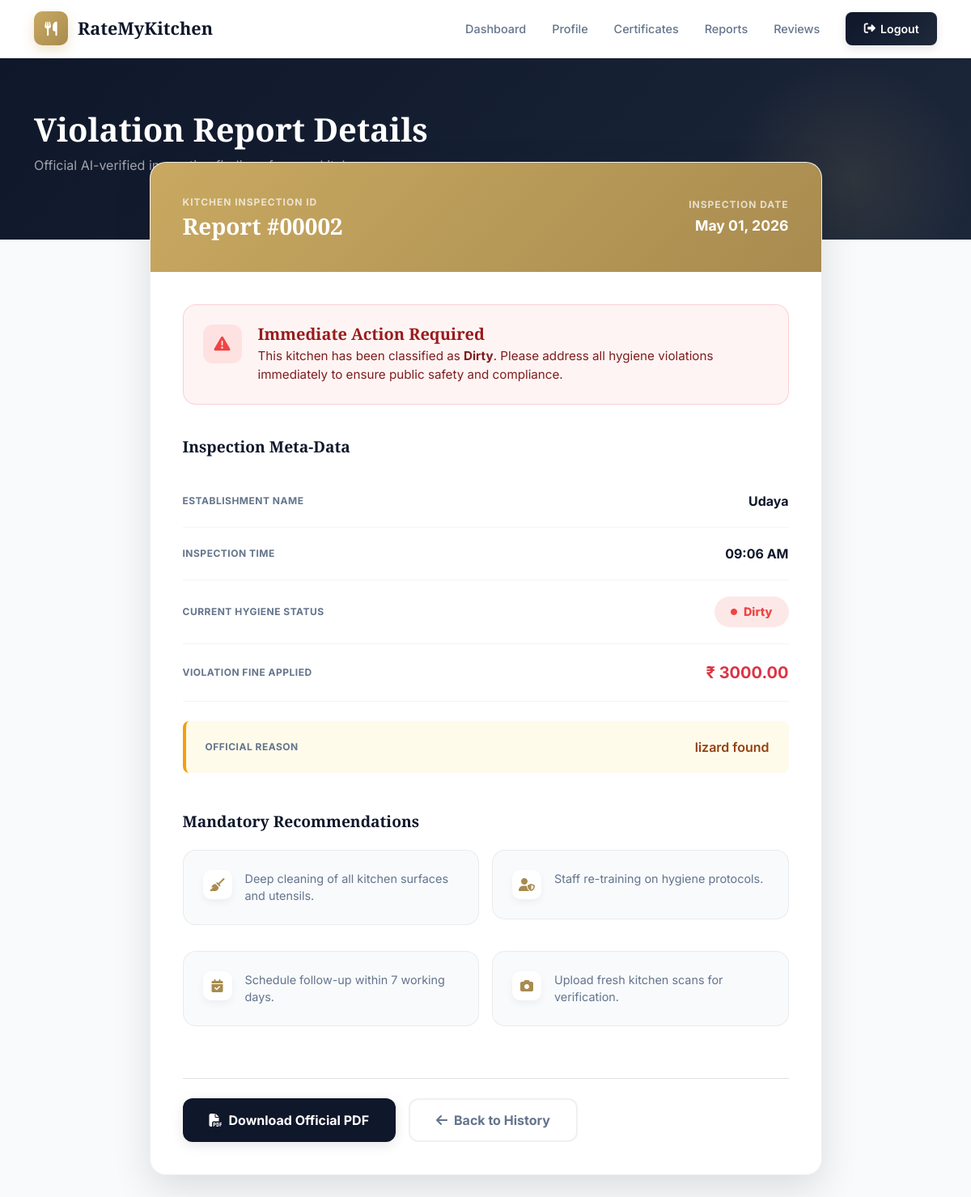
Screenshot of /User/view-report/2/ (signed in) with the database file from the repository.
### User/models.py (models this page shows, shortened)
class HygieneViolation(models.Model):
    hotel = models.ForeignKey(tbl_hotel, on_delete=models.CASCADE)
    issue_date = models.DateTimeField(auto_now_add=True)
    hygiene_status = models.CharField(max_length=50)  # "Dirty" or "Moderately Clean"
    complaint = models.ForeignKey('PublicComplaint', on_delete=models.CASCADE, null=True, blank=True)
    pdf_file = models.FileField(upload_to='violation_reports/', null=True, blank=True)
    fine_amount = models.DecimalField(max_digits=10, decimal_places=2, default=0.00)

class tbl_hotel(models.Model):
    hotel_name = models.CharField(max_length=100)
    hotel_email = models.EmailField(unique=True)
    hotel_password = models.CharField(max_length=128)
    hotel_contact = models.CharField(max_length=20, blank=True)
    hotel_address = models.CharField(max_length=255, blank=True)
    is_verified = models.IntegerField(
        choices=[
            (0, 'Not Verified'),
            (1, 'Verified'),
            (2, 'Rejected')
        ],
        default=0
    )
    hygiene_status = models.CharField(
        max_length=50,
        choices=[
            ('Pending', 'Pending'),
            ('Clean', 'Clean'),
            ('Moderately Clean', 'Moderately Clean'),
            ('Dirty', 'Dirty'),
        ],
        default='Pending'
    )
    certificate_generated = models.BooleanField(default=False)
    verified_at = models.DateTimeField(null=True, blank=True)

class HotelWarning(models.Model):
    hotel = models.ForeignKey(tbl_hotel, on_delete=models.CASCADE)
    complaint = models.ForeignKey(PublicComplaint, on_delete=models.CASCADE, null=True, blank=True)
    violation = models.ForeignKey(HygieneViolation, on_delete=models.CASCADE, null=True, blank=True)
    message = models.TextField()
    fine_amount = models.DecimalField(max_digits=10, decimal_places=2, default=0.00)
    is_read = models.BooleanField(default=False)
    created_at = models.DateTimeField(auto_now_add=True)

### User/views.py (the view)
# urls.py: path('view-report/<int:report_id>/', views.view_report, name='view_report'),
def view_report(request, report_id):
    hotel = _require_hotel(request)
    if not hotel:
        return redirect("guest:login")
    report = get_object_or_404(HygieneViolation, id=report_id, hotel=hotel)
    return render(request, 'User/ViewReport.html', {
        'report': report,
        'hotel': hotel,
    })

### User/views.py (called while the page is built)
def _require_hotel(request):
    hid = request.session.get("hid")
    if not hid:
        return None
    try:
        return tbl_hotel.objects.get(id=hid)
    except tbl_hotel.DoesNotExist:
        return None

### templates/User/ViewReport.html (shortened to what this page needs)
{% extends "User/Header.html" %}
{% block content %}
<div class="page-banner">
    <div class="container banner-content" data-aos="fade-up">
        <h1 class="banner-title">Violation Report Details</h1>
        <p class="banner-subtitle">Official AI-verified inspection findings for your kitchen</p>
    </div>
</div>
<div class="container mb-5">
    <div class="row justify-content-center">
        <div class="col-lg-9">
            <div class="report-detail-card" data-aos="fade-up" data-aos-delay="100">
                <div class="report-accent-bar d-flex justify-content-between align-items-center">
                    <div>
                        <div style="font-size: 0.75rem; font-weight: 700; text-transform: uppercase; letter-spacing: 1px; color: rgba(255,255,255,0.7); margin-bottom: 0.25rem;">Kitchen Inspection ID</div>
                        <h2 style="font-size: 1.75rem; font-weight: 900; margin: 0;">Report #{{ report.id|stringformat:"05d" }}</h2>
                    </div>
                    <div class="text-end d-none d-md-block">
                        <div style="font-size: 0.75rem; font-weight: 700; text-transform: uppercase; letter-spacing: 1px; color: rgba(255,255,255,0.7); margin-bottom: 0.25rem;">Inspection Date</div>
                        <div style="font-weight: 700; font-size: 1.1rem;">{{ report.issue_date|date:"F d, Y" }}</div>
                    </div>
                </div>
                <div class="report-section">
                    {% if report.hygiene_status == 'Dirty' %}
                    <div style="background: rgba(239,68,68,0.06); border: 1px solid rgba(239,68,68,0.2); border-radius: 16px; padding: 1.5rem; margin-bottom: 2.5rem; display: flex; gap: 1.25rem; align-items: flex-start;">
                        <div style="width: 48px; height: 48px; background: #fee2e2; color: #ef4444; border-radius: 12px; display: flex; align-items: center; justify-content: center; font-size: 1.25rem; flex-shrink: 0;">
                            <i class="fas fa-exclamation-triangle"></i>
                        </div>
                        <div>
                            <h5 style="color: #991b1b; font-weight: 800; margin-bottom: 0.25rem;">Immediate Action Required</h5>
                            <p style="color: #7f1d1d; margin: 0; font-size: 0.95rem; line-height: 1.5;">This kitchen has been classified as <strong>Dirty</strong>. Please address all hygiene violations immediately to ensure public safety and compliance.</p>
                        </div>
                    </div>
                    {% endif %}
                    <h4 style="font-size: 1.2rem; font-weight: 800; color: var(--dark); margin-bottom: 1.5rem;">Inspection Meta-Data</h4>
                    <div class="mb-5">
                        <div class="info-row">
                            <span class="info-label">Establishment Name</span>
                            <span class="info-val">{{ hotel.hotel_name }}</span>
                        </div>
                        <div class="info-row">
                            <span class="info-label">Inspection Time</span>
                            <span class="info-val">{{ report.issue_date|date:"h:i A" }}</span>
                        </div>
                        <div class="info-row">
                            <span class="info-label">Current Hygiene Status</span>
                            <span class="info-val">
                                <span class="status-pill-lg {% if report.hygiene_status == 'Dirty' %}status-dirty{% elif report.hygiene_status == 'Moderately Clean' %}status-moderate{% else %}status-clean{% endif %}">
                                    <i class="fas fa-circle" style="font-size:0.5rem;"></i>
                                    {{ report.hygiene_status }}
                                </span>
                            </span>
                        </div>
                        <div class="info-row">
                            <span class="info-label">Violation Fine Applied</span>
                            <span class="info-val text-danger" style="font-size: 1.25rem;">₹ {{ report.fine_amount|default:"0.00" }}</span>
                        </div>
                        {% with warning=report.hotelwarning_set.first %}
                        {% if warning and warning.message %}
                        <div class="info-row" style="background: #fffbeb; border-left: 4px solid var(--warning); padding: 1.25rem 1.5rem; border-radius: 8px; margin-top: 1.5rem; align-items: flex-start; border-bottom: none;">
                            <span class="info-label" style="min-width: 150px; padding-top: 0.2rem;">Official Reason</span>
                            <span class="info-val" style="font-weight: 600; color: #92400e; line-height: 1.5;">{{ warning.message }}</span>
                        </div>
                        {% endif %}
                        {% endwith %}
                    </div>
                    <h4 style="font-size: 1.2rem; font-weight: 800; color: var(--dark); margin-bottom: 1.5rem;">Mandatory Recommendations</h4>
                    <div class="row g-3 mb-5">
                        <div class="col-md-6">
                            <div class="rec-card">
                                <div class="rec-icon"><i class="fas fa-broom"></i></div>
                                <div style="font-size: 0.9rem; color: var(--text-sub); line-height: 1.5;">Deep cleaning of all kitchen surfaces and utensils.</div>
                            </div>
                        </div>
                        <div class="col-md-6">
                            <div class="rec-card">
                                <div class="rec-icon"><i class="fas fa-user-shield"></i></div>
                                <div style="font-size: 0.9rem; color: var(--text-sub); line-height: 1.5;">Staff re-training on hygiene protocols.</div>
                            </div>
                        </div>
                        <div class="col-md-6">
                            <div class="rec-card">
                                <div class="rec-icon"><i class="fas fa-calendar-check"></i></div>
                                <div style="font-size: 0.9rem; color: var(--text-sub); line-height: 1.5;">Schedule follow-up within 7 working days.</div>
                            </div>
                        </div>
                        <div class="col-md-6">
                            <div class="rec-card">
                                <div class="rec-icon"><i class="fas fa-camera"></i></div>
                                <div style="font-size: 0.9rem; color: var(--text-sub); line-height: 1.5;">Upload fresh kitchen scans for verification.</div>
                            </div>
                        </div>
                    </div>
                    <div class="d-flex flex-wrap gap-3 pt-4 border-top">
                        <a href="/User/download-report-pdf/{{ report.id }}/" class="btn" style="background: var(--dark); color: white; padding: 0.8rem 2rem; border-radius: 12px; font-weight: 700; display: flex; align-items: center; gap: 0.5rem; transition: all 0.3s; box-shadow: 0 4px 15px rgba(0,0,0,0.1);">
                            <i class="fas fa-file-pdf"></i> Download Official PDF
                        </a>
                        <a href="/User/reports/" class="btn" style="background: white; color: var(--text-sub); border: 2px solid var(--border); padding: 0.8rem 2rem; border-radius: 12px; font-weight: 700; display: flex; align-items: center; gap: 0.5rem; transition: all 0.3s;">
                            <i class="fas fa-arrow-left"></i> Back to History
                        </a>
                    </div>
                </div>
            </div>
        </div>
    </div>
</div>
{% endblock %}

### templates/User/Header.html (style rules this page uses)
:root { --primary: #C9A961; --primary-dark: #A88B4F; --primary-light: #f5e9cb; --success: #10b981; --warning: #f59e0b; --danger: #ef4444; --dark: #0f172a; --dark2: #1e293b; --card-bg: #ffffff; --body-bg: #f8fafc; --text-main: #0f172a; --text-sub: #64748b; --border: rgba(0,0,0,0.06); --shadow-sm: 0 2px 8px rgba(0, 0, 0, 0.04); --shadow-md: 0 8px 24px rgba(0, 0, 0, 0.08); --shadow-lg: 0 16px 48px rgba(0, 0, 0, 0.12); }
* { margin: 0; padding: 0; box-sizing: border-box; }
body { font-family: 'Inter', sans-serif; background: var(--body-bg); color: var(--text-main); min-height: 100vh; overflow-x: hidden; }
h1, h2, h3, h4, h5, h6 { font-family: 'Playfair Display', serif; font-weight: 800; }
.page-banner { background: linear-gradient(135deg, var(--dark) 0%, #1c273a 100%); padding: 4rem 0; color: white; position: relative; overflow: hidden; margin-bottom: -3rem; }
.page-banner::before { content: ''; position: absolute; top: 0; right: 0; width: 300px; height: 300px; background: radial-gradient(circle, rgba(201,169,97,0.12) 0%, transparent 70%); z-index: 1; }
.banner-content { position: relative; z-index: 2; }
.banner-title { font-size: 2.5rem; font-weight: 900; margin-bottom: 0.5rem; }
.banner-subtitle { color: rgba(255,255,255,0.6); font-size: 1rem; }

### templates/User/ViewReport.html (style rules this page uses)
.report-detail-card { background: white; border-radius: 20px; overflow: hidden; border: 1px solid var(--border); box-shadow: var(--shadow-lg); position: relative; z-index: 5; margin-top: -3rem; }
.report-accent-bar { background: linear-gradient(135deg, var(--primary), var(--primary-dark)); padding: 2.5rem; color: white; }
.report-section { padding: 2.5rem; }
.info-row { display: flex; justify-content: space-between; align-items: center; padding: 1.25rem 0; border-bottom: 1px solid #f1f5f9; }
.info-row:last-child { border-bottom: none; }
.info-label { font-size: 0.75rem; font-weight: 700; color: var(--text-sub); text-transform: uppercase; letter-spacing: 0.5px; }
.info-val { font-size: 1rem; font-weight: 700; color: var(--dark); }
.status-pill-lg { padding: 0.5rem 1.25rem; border-radius: 50px; font-weight: 800; font-size: 0.9rem; display: inline-flex; align-items: center; gap: 0.5rem; }
.status-dirty { background: rgba(239,68,68,0.12); color: var(--danger); }
.rec-card { background: #f8fafc; border-radius: 16px; padding: 1.5rem; border: 1px solid var(--border); margin-bottom: 1rem; display: flex; gap: 1rem; align-items: flex-start; }
.rec-icon { width: 36px; height: 36px; border-radius: 10px; background: white; color: var(--primary-dark); display: flex; align-items: center; justify-content: center; box-shadow: 0 4px 10px rgba(0,0,0,0.05); flex-shrink: 0; }

### rows the page displays
HygieneViolation: id "00002", issue_date "May 01, 2026", issue_date "09:06 AM", hygiene_status "Dirty", fine_amount "3000.00"
tbl_hotel: hotel_name "Udaya"
HotelWarning: message "lizard found"
